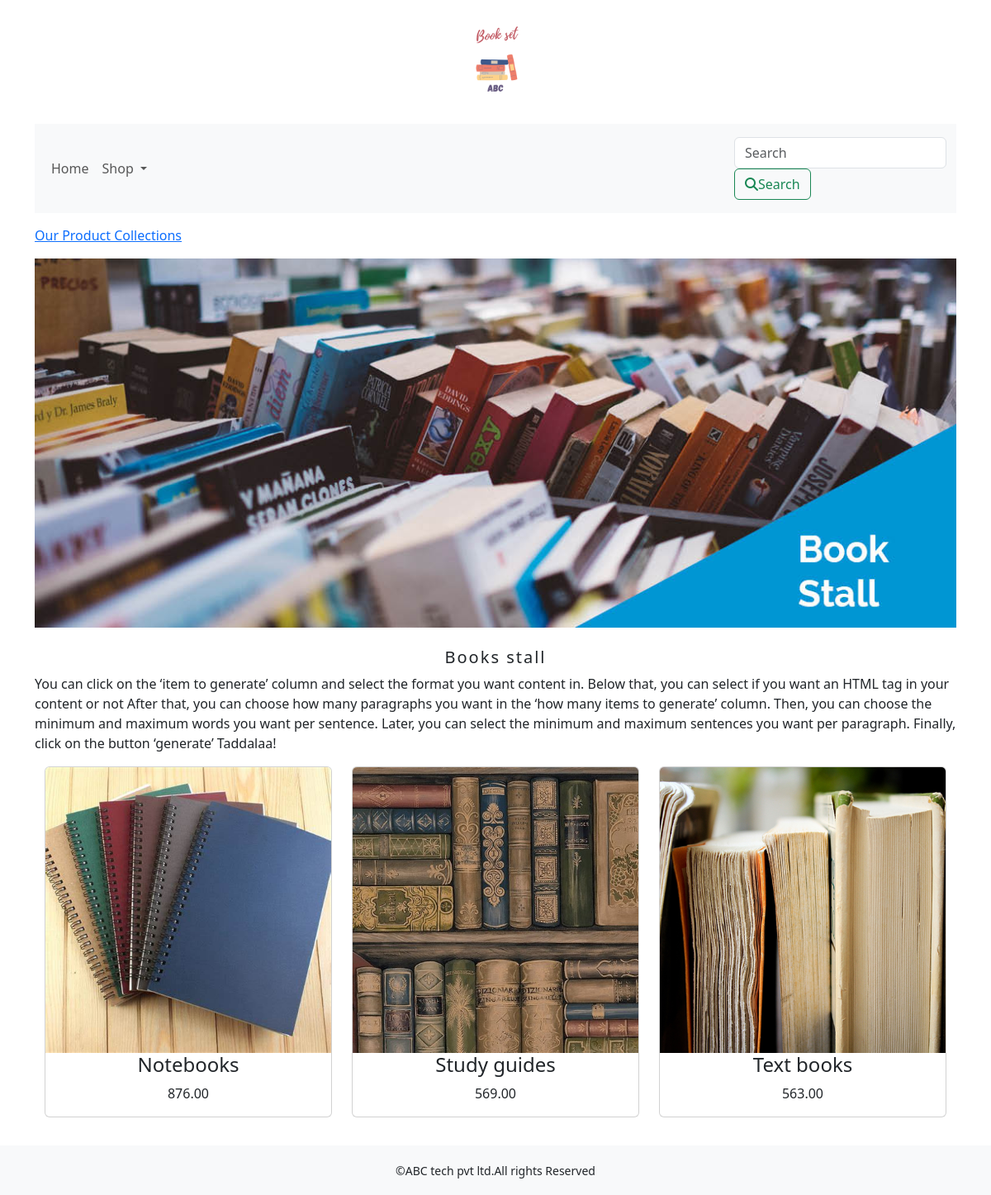
Screenshot of /shop/books-stall/ with the database file from the repository.
### shop/models.py (models this page shows, shortened)
class Category(models.Model):
    name=models.CharField(max_length=250,unique=True)
    slug=models.SlugField(max_length=250,unique=True)
    description=models.TextField(blank=True)
    image=models.ImageField(upload_to='category')
    class Meta:
        ordering=('name',)
        verbose_name='category'
        verbose_name_plural='categories'
    def get_url(self):
        return reverse('shop:product_by_category',args=[self.slug])

class Product(models.Model):
    name = models.CharField(max_length=250, unique=True)
    slug = models.SlugField(max_length=250, unique=True)
    description = models.TextField(blank=True)
    image = models.ImageField(upload_to='product')
    price=models.DecimalField(max_digits=10,decimal_places=2)
    stock=models.IntegerField()
    available=models.BooleanField(default=True)
    category=models.ForeignKey(Category,on_delete=models.CASCADE)
    created=models.DateTimeField(auto_now_add=True)
    updated=models.DateTimeField(auto_now=True)
    def get_url(self):
        return reverse('shop:prodCatdetail',args=[self.category.slug,self.slug])
    class Meta:
        ordering=('name',)
        verbose_name='product'
        verbose_name_plural='products'

### shop/views.py (the view)
# urls.py: path('',views.allProdCat,name='allProdCat'),
def allProdCat(request,c_slug=None):
    c_page=None
    products_list=None
    if c_slug!=None:
        c_page=get_object_or_404(Category,slug=c_slug)
        products_list=Product.objects.all().filter(category=c_page,available=True)
    else:
        products_list=Product.objects.all().filter(available=True)
    paginator=Paginator(products_list,6)
    try:
        page=int(request.GET.get('page','1'))
    except:
        page=1
    try:
        products=paginator.page(page)
    except (EmptyPage,InvalidPage):
        products=paginator.page(paginator.num_pages)
    return render(request,"category.html",{'category':c_page,'products':products})

### cart/context_processors.py (called while the page is built)
def counter(request):
    item_count=0
    if 'admin' in request.path:
        return {}
    else:
        try:
            cart=Cart.objects.filter(cart_id=_cart_id(request))
            cart_items=CartItem.objects.all().filter(cart=cart[:1])
            for cart_item in cart_items:
                item_count += cart_item.quantity
        except Cart.DoesNotExist:
            item_count =0
    return dict(item_count=item_count)

### cart/views.py (called while the page is built)
def _cart_id(request):
    cart=request.session.session_key
    if not cart:
        cart=request.session.create()
    return cart

### shop/context_processors.py (called while the page is built)
def menu_links(request):
    links=Category.objects.all()
    return dict(links=links)

### template/category.html (shortened to what this page needs)
{% extends 'base.html' %}
{% load static %}
{% block content %}
{% if category %}
    <div class="row my_row_class">
        <div class="mx-auto">
        <p><a href="{% url 'shop:allProdCat' %}">Our Product Collections</a> </p>
    </div>
   </div>
{% endif %}
<div class="mx-auto">
    {% if category %}
    <img class="my_image" src="{{category.image.url}}" alt="{{category.name}}">
</div>
    <br>
<div>
    <h1 class="text-center my_title">{{category.name}}</h1>
    <p class="text-justify">{{category.description}}</p>
</div>
    {% endif %}
<div class="container">
    <div class="row mx_auto">
        {% for product in products.object_list %}
        <div class="my_bottom_margin col-9 col-sm-12 col-md-4 col-lg-4">
            <div class="card text-center" style="min-width:18rem;">
                <a href="{{product.get_url}}"><img class="card-img-top my_image" src="{{product.image.url}}" alt="{{product.name}}"></a
                <div class="card-body">
                    <h4>{{product.name}}</h4>
                    <p>{{product.price}}</p>
                </div>
        </div>
        {% endfor %}
    </div>
        <br>
</div>
    </div>
{% endblock %}

### static/css/custom.css (style rules this page uses)
body { font-family: 'Barlow', sans-serif; font-family: 'Bitter', serif; font-family: 'Roboto', sans-serif; }
.my_row_class { padding-top :15px; }
.my_image { width:100%; height:auto; }
.my_title { font-size:20px; text_transform:uppercase; letter-spacing : .1em; }
.my_bottom_margin { margin-bottom:10px; }

### rows the page displays
Category: image (picture), name "Books stall", description "You can click on the ‘item to generate’ column and select the format you want content in. Below that, you can select if you want an HTML tag in your content or not After that, you can choose how many paragraphs you want in the ‘how many items to generate’ column. Then, you can choose the minimum and maximum words you want per sentence. Later, you can select the minimum and maximum sentences you want per paragraph. Finally, click on the button ‘generate’ Taddalaa!"
Product: image (picture), name "Notebooks", price "876.00"
Product: image (picture), name "Study guides", price "569.00"
Product: image (picture), name "Text books", price "563.00"
